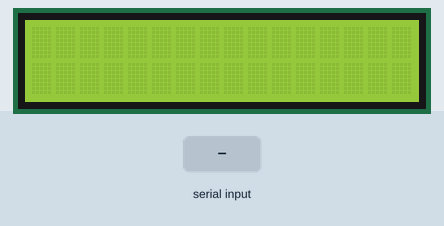
A sketch run on a simulated Arduino Uno, built with avr-gcc and run on an emulated ATmega328P. Parts: 16×2 character LCD. The inputs (shaded band) are chosen by the test bench. What the sketch prints to the serial monitor is not drawn.

Above: at 1.2 s.
1.3 s: "1" received over Serial
At 2.3 s:
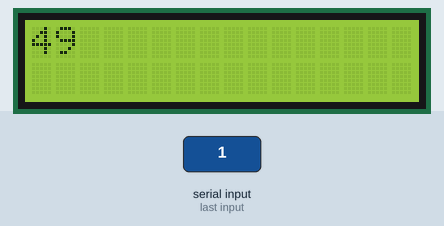
2.8 s: "0" received over Serial
4.3 s: "2" received over Serial
At 4.7 s:
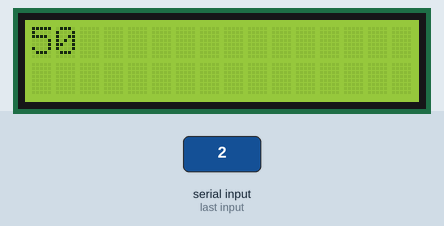
Timing chart, 0 to 7.3 s (numbered marks = the images above; inputs shaded):
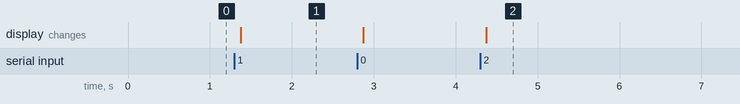

The sketch:

qqq_png.ino
```cpp
#include <LiquidCrystal.h>
  LiquidCrystal lcd(14,15,16,17,18,19);
void setup()
{
  Serial.begin(9600);
  lcd.begin(16,2);
  delay(10);
  lcd.setCursor(0,0);
  //lcd.print('A');
  //delay(1000);

}
void loop()
{
  Serial.write('A');
    if ( Serial.available()>0){
      lcd.setCursor(0,0);
      lcd.print(Serial.read());
    }
  delay(100);
}
```

Measured:
- after the input at 1.3 s, the display: changes after 0.07 s (image 1)
- after the input at 4.3 s, the display: changes after 0.08 s (image 2)
